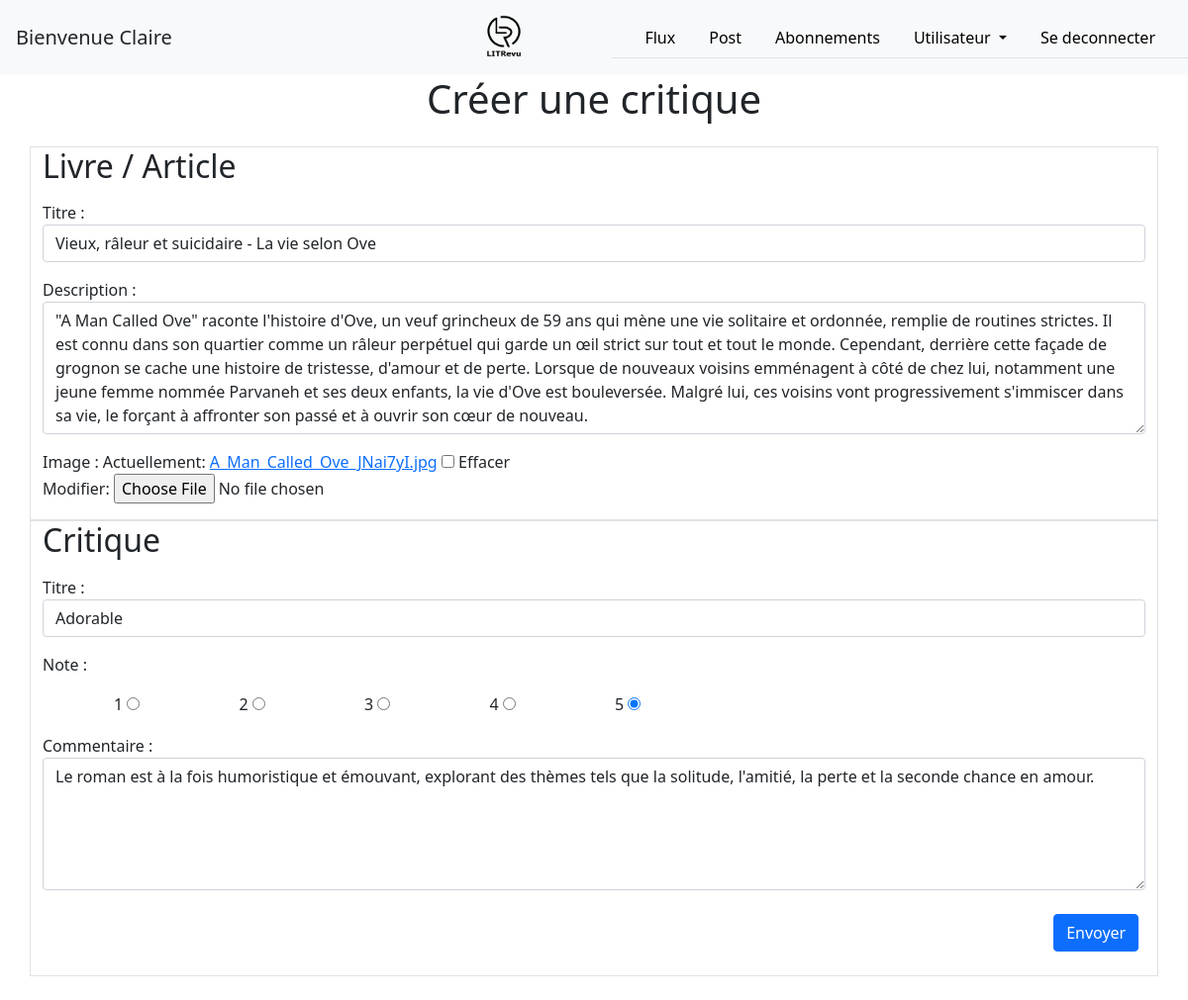
The app's page /home/review/1/update_ticket_review/ (signed in) with its own data.
### authentication/models.py (models this page shows)
class User(AbstractUser):
    followers = models.ManyToManyField(settings.AUTH_USER_MODEL, through='blog.UserFollows')
    class Meta:
        ordering = ['first_name']

### blog/models.py (models this page shows, shortened)
class Ticket(models.Model):
    title = models.CharField(max_length=128, verbose_name="Titre")
    description = models.CharField(max_length=2048, blank=True)
    user = models.ForeignKey(settings.AUTH_USER_MODEL, on_delete=models.CASCADE, verbose_name="Createur")
    image = models.ImageField(null=True, blank=True)
    date_created = models.DateTimeField(auto_now_add=True)
    class Meta:
        ordering = ['-date_created']

class Review(models.Model):
    ticket = models.ForeignKey(to=Ticket, on_delete=models.CASCADE)
    rating = models.PositiveSmallIntegerField(
        validators=[MinValueValidator(0), MaxValueValidator(5)],
        verbose_name="Note")
    user = models.ForeignKey(settings.AUTH_USER_MODEL, on_delete=models.CASCADE)
    headline = models.CharField(max_length=128, verbose_name="Titre")
    body = models.TextField(max_length=8192, verbose_name="Commentaire", blank=True)
    date_created = models.DateTimeField(auto_now_add=True)

### blog/views.py (the view, shortened to what this page needs)
@login_required
def update_ticket_and_review(request, review_id):
    review = models.Review.objects.get(id=review_id)
    if review.user != request.user:
        raise PermissionDenied("Vous n'avez pas de permissions pour éditer cette critique")
    review_form = forms.ReviewForm(instance=review)
    ticket = models.Ticket.objects.get(id=review.ticket.id)
    if ticket.user != request.user:
        raise PermissionDenied("Vous n'avez pas de permissions pour éditer ce ticket")
    ticket_form = forms.TicketForm(instance=ticket)
    context = {
        'ticket_form': ticket_form,
        'review_form': review_form,
    }
    return render(request, 'blog/view_create_ticket_and_review.html', context=context)

### blog/forms.py
class TicketForm(forms.ModelForm):
    class Meta:
        model = models.Ticket
        fields = ['title', 'description', 'image']
        widgets = {
            'title': forms.TextInput(attrs={"class": "form-control"}),
            'description': forms.Textarea(attrs={"rows": "5", "class": "form-control"}),
                  }

class ReviewForm(forms.ModelForm):
    class Meta:
        model = models.Review
        fields = ['headline', 'rating', 'body']
        widgets = {
            'headline': forms.TextInput(attrs={"class": "form-control"}),
            'rating': forms.RadioSelect(choices=CHOICES),
            'body': forms.Textarea(attrs={"rows": "5", "class": "form-control"}),
                  }

### blog/templates/blog/view_create_ticket_and_review.html (shortened to what this page needs)
{% extends 'base.html' %}
{% block content %}
<main>
    <section>
        <h1 class="text-center">Créer une critique</h1>
        <div class="container my-4">
            <form method="post" enctype="multipart/form-data">
                <div class="row border">
                    <div class="col">
                        <h2>Livre / Article</h2>
                        {% for ticket in ticket_form %}
                            <div class="my-3">
                                {{ ticket.label_tag }} {{ ticket }}
                            </div>
                        {% endfor %}
                    </div>
                </div>
                <div class="row border">
                    <div class="col">
                        <h2>Critique</h2>
                        {% include 'blog/partials/create_review_snippet.html' %}
                    </div>
                </div>
            </form>
        </div>
    </section>
</main>
{% endblock content %}

### templates/base.html (shortened to what this page needs)
{% load static %}
<!DOCTYPE html>
<html lang="fr">
    <head>
        <link href="https://cdn.jsdelivr.net/npm/bootstrap@5.0.2/dist/css/bootstrap.min.css" rel="stylesheet">
        <link rel="stylesheet" href="https://cdn.jsdelivr.net/npm/bootstrap-icons@1.5.0/font/bootstrap-icons.css">
    </head>
    <body>
        <header>
            <nav class="navbar navbar-expand bg-light">
                <div class="w-25 d-flex justify-content-start">
                    {% if user.is_authenticated %}
                    <span class="navbar-brand px-3" >Bienvenue {{ user }}</span>
                    {% endif %}
                </div>
                <div class="w-25 d-flex justify-content-end">
                    <a class="navbar-brand" href="{% url 'home' %}">
                        <img src="{% static 'logo_2.png' %}" alt="Logo of LITRevu" width="150" height="50">
                    </a>
                </div>
                <div class="w-50 d-flex justify-content-end">
                    <ul class="nav nav-tabs px-3">
                        {% if user.is_authenticated %}
                            <li class="nav-item">
                                <a class="nav-link {% if request.path == '/home/' %}active{% endif %}" aria-current="page" href="{% url 'home' %}" style="color: black">Flux</a>
                            </li>
                            <li class="nav-item">
                                <a class="nav-link {% if request.path == '/home/posts' %}active{% endif %}" aria-current="page" href="{% url 'posts' %}" style="color: black">Post</a>
                            </li>
                            <li class="nav-item">
                                <a class="nav-link {% if request.path == '/home/followers' %}active{% endif %}" aria-current="page" href="{% url 'followers' %}" style="color: black">Abonnements</a>
                            </li>
                            <li class="nav-item dropdown">
                                <a class="nav-link dropdown-toggle" href="#" id="navbarDropdown" role="button" data-bs-toggle="dropdown" aria-expanded="false" style="color: black">
                                  Utilisateur
                                </a>
                              </li>
                            <li class="nav-item">
                                <a class="nav-link" aria-current="page" href="{% url 'logout' %}" style="color: black">Se deconnecter</a>
                            </li>
                        {% endif %}
                    </ul>
                </div>
            </nav>
        </header>
        {% block content %}{% endblock content %}
    </body>
</html>

### blog/templates/blog/partials/create_review_snippet.html (shortened to what this page needs)
{% load static %}
{% load blog_tools %}
{% for review in review_form %}
    <div class="my-3">
        {% if review.name == "rating" %}
            <div class="my-3">
                <p>{{ review.label }} :</p>
            </div>
            <div class="form-check form-check-inline">
                {% for choice in review %}
                <span class="radio">
                    <label class="mx-5">
                        {{ choice.choice_label }}
                        {{ choice.tag }}
                    </label>
                </span>
                {% endfor %}
            </div>
        {% else %}
            {{ review.label_tag }} {{ review }}
        {% endif %}
    </div>
{% endfor %}
<div class="my-4 offset-11">
    <button type="submit" class="btn btn-primary">Envoyer</button>
</div>

### records on screen
User: username "Claire"
Ticket: ticket_form "Vieux, râleur et suicidaire - La vie selon Ove" "\"A Man Called Ove\" raconte l'histoire d'Ove, un veuf grincheux de 59 ans qui mène une vie solitaire et ordonnée, remplie de routines strictes. Il est connu dans son quartier comme un râleur perpétuel qui garde un œil strict sur tout et tout le monde. Cependant, derrière cette façade de grognon se cache une histoire de tristesse, d'amour et de perte. Lorsque de nouveaux voisins emménagent à côté de chez lui, notamment une jeune femme nommée Parvaneh et ses deux enfants, la vie d'Ove est bouleversée. Malgré lui, ces voisins vont progressivement s'immiscer dans sa vie, le forçant à affronter son passé et à ouvrir son cœur de nouveau."
Review: review_form "Adorable" "Le roman est à la fois humoristique et émouvant, explorant des thèmes tels que la solitude, l'amitié, la perte et la seconde chance en amour."

### other values on screen
{{ ticket.label_tag }} "Titre :" "Description :" "Image :"
{{ review.label_tag }} "Titre :" "Commentaire :"
{{ review.label }} "Note"
{{ choice.choice_label }} "1" "2" "3" "4" "5"
